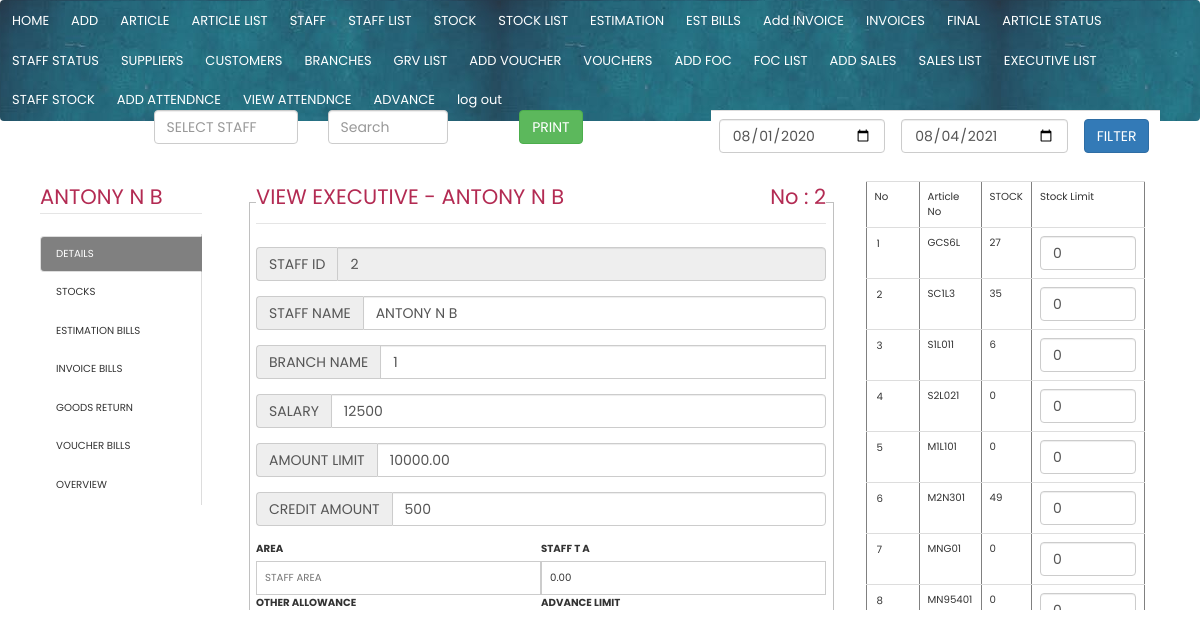
Screenshot of /view/employee_sales.php?value=2 (signed in) with the database file from the repository.
### tables this page shows
CREATE TABLE `staffs` (
  `staff_id` int(11) NOT NULL,
  `staff_name` varchar(250) NOT NULL,
  `branch_id` int(11) NOT NULL,
  `salary` varchar(250) NOT NULL,
  `amount_limit` decimal(11,2) NOT NULL,
  `credit_amount` varchar(250) NOT NULL,
  `staff_ta` decimal(11,2) NOT NULL,
  `staff_allowance` decimal(11,2) NOT NULL,
  `staff_incentive` decimal(11,2) NOT NULL,
  `advance_limit` decimal(11,2) NOT NULL,
  `area` varchar(250) NOT NULL,
  `category` int(11) NOT NULL,
  `first_name` varchar(250) NOT NULL
);

CREATE TABLE `staff_articles` (
  `id` int(11) NOT NULL,
  `staff_id` int(11) NOT NULL,
  `article_id` int(11) NOT NULL,
  `article_limit` int(11) NOT NULL,
  `staff_stock` int(11) NOT NULL
);

CREATE TABLE `articles` (
  `article_id` int(11) NOT NULL,
  `article_name` varchar(250) NOT NULL,
  `supplier_id` int(11) NOT NULL,
  `article_price` decimal(11,2) NOT NULL,
  `article_stock` int(11) DEFAULT 0,
  `article_no` varchar(250) NOT NULL,
  `sales_price` decimal(11,2) NOT NULL,
  `hsn_no` varchar(250) NOT NULL,
  `sgst` varchar(250) NOT NULL,
  `cgst` varchar(250) NOT NULL,
  `igst` varchar(250) NOT NULL,
  `staff_stock` int(11) DEFAULT 0,
  `enter_datetime` datetime NOT NULL DEFAULT current_timestamp(),
  `sold` int(11) DEFAULT 0,
  `dsold` int(11) DEFAULT 0,
  `fsold` int(11) DEFAULT 0,
  `cess` decimal(11,2) NOT NULL
);

### connect.php (called while the page is built, shortened)
<?php
   $date = date("Y-m-d");
?>

### view/employee_sales.php (the view, shortened to what this page needs)
<?php
include '../connect.php';
include("../main/navbar.php");
$from_date='2020-08-01';
$to_date=$date;
$value=2;
if (!empty($_GET["value"]))
{
  $value = $_GET['value'];
}
$sql="SELECT * FROM `staffs` WHERE staff_id='$value'";
$query=mysqli_query($conn,$sql);
$fetch=mysqli_fetch_array($query);
$staff_name=$fetch['staff_name'];
$staff_id=$value;
?>
<!DOCTYPE html>
<html>
<head>
</head>
<body>
 <div class="col-md-12">
   <div class="col-lg-3">         <input  class="form-control" list="staffs" id="staff_id6"  style="width: 12vw; color: black;float: right;" onchange="item_sales(this.value);" name="staff_id" placeholder="SELECT STAFF" >
  </div>
  <div class="col-lg-2" ><input class="form-control" placeholder="Search" id="myInput" type="text" style="width: 10vw; color: black;">   </div>
  <div class="col-lg-2" ><button class="btn btn-success"   onclick="print_page()">PRINT </button>
  </div>
  <div class="col-lg-5" style="*text-align: right;">
    <table class="table"><tr>
    <td>
      <input  type="date"  class="form-control" onkeyup="date_filter()"style="*width: 10vw;" name="from_date" value="<?php echo $from_date;?>" id="from_date"></td><td>
        <input  type="date" class="form-control" onkeyup="date_filter()" style="*width: 10vw;" name="to_date" value="<?php echo $to_date;?>" id="to_date"></td><td>
          <button class="btn  btn-primary" onclick="date_filter();">FILTER </button></td>
        </tr></table>
      </div>
    </div>
    <div class="col-md-12" style="font-size: .85vw;"  id="printableArea">
      <div class="col-xs-2">
        <legend><?php echo $staff_name;?></legend>
        <ul class="nav nav-tabs tabs-left">
          <li class="active"><a href="#details" data-toggle="tab">DETAILS</a></li>
          <li><a href="#settings" data-toggle="tab"> STOCKS</a></li>
          <li ><a href="#home" data-toggle="tab"> ESTIMATION BILLS</a></li>
          <li><a href="#invoice" data-toggle="tab"> INVOICE BILLS</a></li>
          <li><a href="#profile" data-toggle="tab"> GOODS RETURN</a></li>
          <li><a href="#voucher" data-toggle="tab"> VOUCHER BILLS</a></li>
          <li ><a href="#final" data-toggle="tab">OVERVIEW</a></li>
        </ul>
      </div>
      <div class="col-xs-10">
        <div class="tab-content">
         <div class="tab-pane active" id="details">
           <?php
           include("../view/staff_edit.php");
           ?>
         </div>
</div>
</div>
</div>
</div>
</body>
</html>

### view/staff_edit.php (shortened to what this page needs)
<?php
$query=mysqli_query($conn,"SELECT * from staffs where staff_id='$staff_id'");
$fetch=mysqli_fetch_array($query);
$staff_name=$fetch['staff_name'];
$branch_id=$fetch['branch_id'];
$salary=$fetch['salary'];
$amount_limit=$fetch['amount_limit'];
$credit_amount=$fetch['credit_amount'];
$staff_id=$fetch['staff_id'];
$area=$fetch['area'];
$staff_ta=$fetch['staff_ta'];
?>
<form class="col-md-8">
<fieldset>
<legend>VIEW EXECUTIVE  - <?php echo $staff_name ?>   <p style="float: right;">No : <?php echo $staff_id ?> </p> </legend>
<div class="form-group"  >
 <div class="input-group">
    <span class="input-group-addon">STAFF ID</span>
    <input id="staff_id"  class="form-control" readonly="1" name="staff_id" value="<?php echo $staff_id ?>" >
  </div></div>
<div class="form-group">
 <div class="input-group">
    <span class="input-group-addon">STAFF NAME</span>
    <input id="staff_name" type="text" class="form-control" name="staff_name" placeholder="STAFF NAME"  value="<?php echo $staff_name;?>">
  </div></div>
<div class="form-group"> <div class="input-group">
    <span class="input-group-addon">BRANCH NAME</span>
    <input list="branches" id="branch_id" name="branch_id" placeholder="Start your search" class="form-control" value="<?php echo $branch_id;?>">
  </div></div>
<div class="form-group">
 <div class="input-group">
    <span class="input-group-addon">SALARY</span>
    <input id="salary" type="text" class="form-control" name="salary" placeholder="SALARY"  value="<?php echo $salary;?>">
  </div></div>
<div class="form-group">
 <div class="input-group">
    <span class="input-group-addon">AMOUNT LIMIT</span>
    <input id="amount_limit" type="text" class="form-control" name="amount_limit" placeholder="AMOUNT LIMIT"  value="<?php echo $amount_limit;?>">
  </div></div>
<div class="form-group">
 <div class="input-group">
    <span class="input-group-addon">CREDIT AMOUNT</span>
    <input id="credit_amount" type="text" class="form-control" name="credit_amount" placeholder="CREDIT AMOUNT"  value="<?php echo $credit_amount;?>">
  </div></div>
  <div class="w3-half">
 <label>AREA</label>
    <input id="area" type="text" class="w3-input w3-border" name="staff_area" placeholder="STAFF AREA"   value="<?php echo $area;?>">
   </div>
<div class="w3-half">
    <label>STAFF T A</label>
    <input id="staff_ta" type="text" class="w3-input w3-border" name="ta" placeholder="STAFF T A"   value="<?php echo $staff_ta;?>">
  </div>
<div class="w3-half">
 <label>OTHER ALLOWANCE</label>
    </div>
<div class="w3-half">
    <label>ADVANCE LIMIT</label>
 </div>
</fieldset>
</form>
<div class="col-md-4">
  <table border="1" class="table">
    <tr>
      <td>No</td>
      <td>Article No</td>
      <td>STOCK</td>
      <td>Stock Limit</td>
    </tr>
  <?php
  $sql="SELECT staff_articles.staff_id,staff_articles.staff_stock,staff_articles.article_limit,staff_articles.article_id,articles.article_name,articles.article_no FROM `staff_articles` LEFT JOIN articles on articles.article_id=staff_articles.article_id where staff_articles.staff_id='$staff_id'";
  $query=mysqli_query($conn,$sql);
while($fetch=mysqli_fetch_array($query))
      {
        $article_id=$fetch['article_id'];
        $article_no=$fetch['article_no'];
        $article_limit=$fetch['article_limit'];
        $staff_stock=$fetch['staff_stock'];
        ?>
<tr>
  <td> <input style="border: none;width: 3vw;" readonly="1" type="text" name="article_id" value="<?php echo $article_id;?>"></td>
  <td><?php echo $article_no;?></td>
  <td><?php echo $staff_stock;?></td>
  <td ><input style="*border: none;width: 8vw;" class="form-control" type="text" name="article_limit" value="<?php echo $article_limit;?>"></td>
</tr>
       <?php } ?>
     </table></div>

### css/w3.css (style rules this page uses)
html { box-sizing:border-box }
*,*:before,*:after { box-sizing:inherit }
html { -ms-text-size-adjust:100%;-webkit-text-size-adjust:100% }
body { margin:0 }
a { background-color:transparent }
button,input,select,textarea,optgroup { font:inherit;margin:0 }
button,input { overflow:visible }
button,select { text-transform:none }
button,[type=button],[type=reset],[type=submit] { -webkit-appearance:button }
fieldset { border:1px solid #c0c0c0;margin:0 2px;padding:.35em .625em .75em }
legend { color:inherit;display:table;max-width:100%;padding:0;white-space:normal }
html,body { font-family:Verdana,sans-serif;font-size:15px;line-height:1.5 }
html { overflow-x:hidden }
a { color:inherit }
.w3-input { padding:8px;display:block;border:none;border-bottom:1px solid #ccc;width:100% }
.w3-col,.w3-half,.w3-third,.w3-twothird,.w3-threequarter,.w3-quarter { float:left;width:100% }
@media (min-width:601px) { .w3-col.m6,.w3-half { width:49.99999% } }
.w3-border { border:1px solid #ccc!important }

### css/tab.css (style rules this page uses)
.tabs-left, .tabs-right { border-bottom: none; padding-top: 2px; }
.tabs-left { border-right: 1px solid #ddd; }
.tabs-left>li, .tabs-right>li { float: none; margin-bottom: 2px; }
.tabs-left>li { margin-right: -1px; }
.tabs-left>li.active>a, .tabs-left>li.active>a:hover, .tabs-left>li.active>a:focus { border-bottom-color: #ddd; background-color: grey; color: white; border-right-color: transparent; }
.tabs-left>li>a { border-radius: 4px 0 0 4px; margin-right: 0; display:block; }

### main/navbar.php (style rules this page uses)
body { margin:0; }

### rows the page displays
staffs: staff_name "ANTONY N B", staff_id "2", branch_id "1", salary "12500", amount_limit "10000.00", credit_amount "500", ta "0.00"
staff_articles: article_id "1", article.article_no "GCS6L", staff_stock "27", article_limit "0"
staff_articles: article_id "2", article.article_no "SC1L3", staff_stock "35", article_limit "0"
staff_articles: article_id "3", article.article_no "S1L011", staff_stock "6", article_limit "0"
staff_articles: article_id "4", article.article_no "S2L021", staff_stock "0", article_limit "0"
staff_articles: article_id "5", article.article_no "M1L101", staff_stock "0", article_limit "0"
staff_articles: article_id "6", article.article_no "M2N301", staff_stock "49", article_limit "0"
staff_articles: article_id "7", article.article_no "MNG01", staff_stock "0", article_limit "0"
staff_articles: article_id "8", article.article_no "MN95401", staff_stock "0", article_limit "0"
